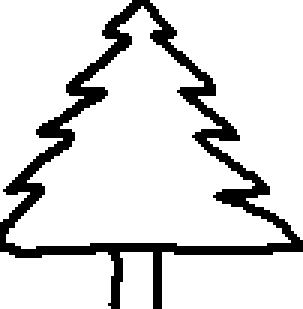
#> input picture 2024/ctree.bmp, 101 x 103 px (shown 3 times larger)
$ python day15.py
#> lines starting #> are read from the running program, lines starting #| are printed output that depends on the picture; after the words box and inside, x2 and y2 are one past the last pixel; in counts of white or black regions, pixels touching at a corner belong together
import re

import numpy as np
import matplotlib.pyplot as plt
from PIL import Image
from scipy.ndimage import gaussian_filter
from tqdm import tqdm


bx, by = 101, 103


class Robot:
    # [5 lines left out: function __init__, not called in this run]

    def update(self, cycles: int):
        self.px = (self.px + self.vx * cycles) % bx
        self.py = (self.py + self.vy * cycles) % by


robot_re = re.compile(r"^p=(\d+),(\d+) v=(-?\d+),(-?\d+)$")


# [58 lines left out: functions parse, count_in_quadrants, robots_to_str, robots_to_arr, part1, easter_heuristic, not called in this run]


ctree_img = Image.open("ctree.bmp")
#> ctree_img is the input picture: PIL image 101x103 1; 86.2% white; 1 black region, box (x1, y1, x2, y2) and area: (0, 0, 101, 103) 1439
ctree_arr = np.array(ctree_img.getdata()).reshape(ctree_img.size[1], ctree_img.size[0])
ctree_arr = gaussian_filter(ctree_arr, 5)
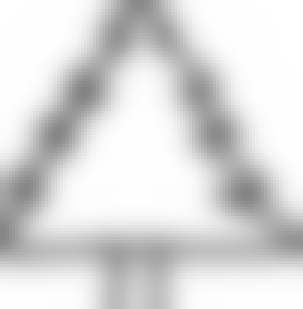
#> ctree_arr: shape (103, 101) int64 (shown 3 times larger); min 131, max 255, mean 218.8
ctree_arr = ctree_arr / ctree_arr.max()


# [21 lines left out: functions image_heuristic, part2, not called in this run]
